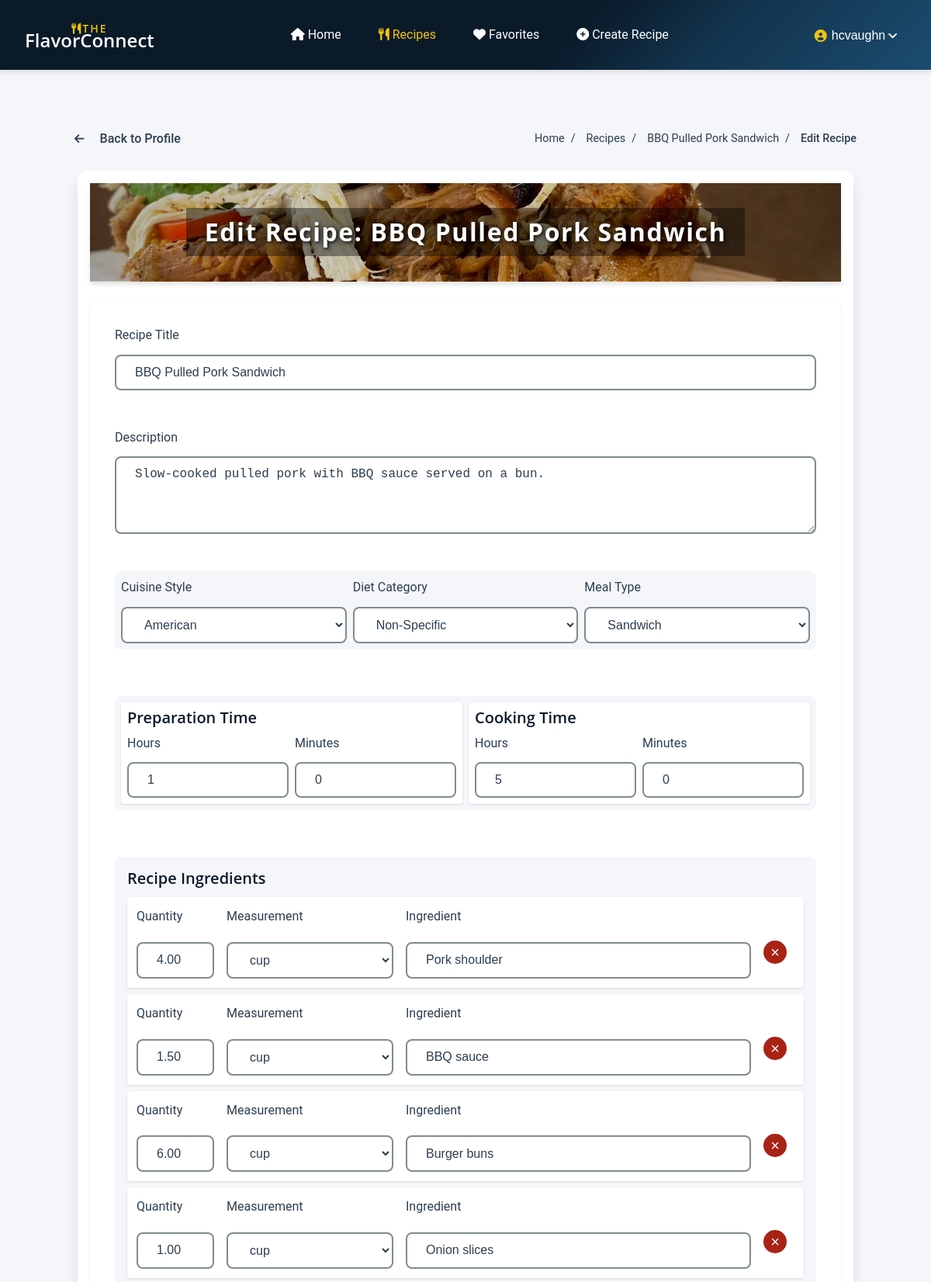
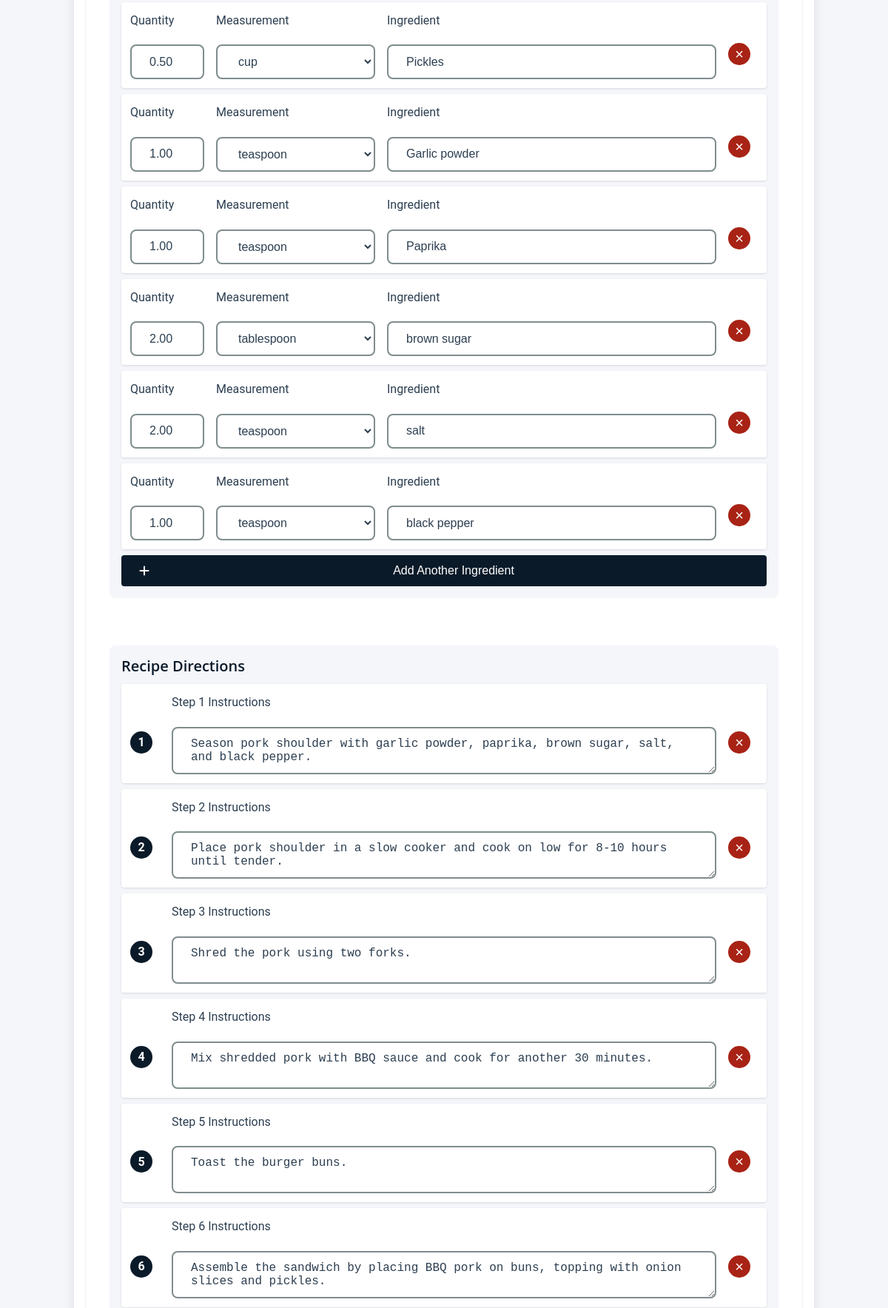
Screenshot of /recipes/edit.php?id=7&ref=profile (signed in, upper part) with the database file from the repository (2 pictures, top to bottom).
### tables this page shows
CREATE TABLE `user_account` (
  `user_id` int UNSIGNED NOT NULL,
  `username` varchar(50) NOT NULL,
  `first_name` varchar(50) NOT NULL,
  `last_name` varchar(50) NOT NULL,
  `email` varchar(100) NOT NULL,
  `password_hash` varchar(255) NOT NULL,
  `user_level` enum('s','a','u') NOT NULL DEFAULT 'u',
  `is_active` tinyint(1) DEFAULT '1',
  `created_at` timestamp NOT NULL DEFAULT CURRENT_TIMESTAMP,
  `updated_at` timestamp NULL DEFAULT NULL ON UPDATE CURRENT_TIMESTAMP
);

CREATE TABLE `recipe` (
  `recipe_id` int UNSIGNED NOT NULL,
  `user_id` int UNSIGNED NOT NULL,
  `title` varchar(100) NOT NULL,
  `description` text,
  `type_id` int UNSIGNED DEFAULT NULL,
  `style_id` int UNSIGNED DEFAULT NULL,
  `diet_id` int UNSIGNED DEFAULT NULL,
  `prep_time` int DEFAULT '0',
  `cook_time` int DEFAULT '0',
  `video_url` varchar(255) DEFAULT NULL,
  `img_file_path` varchar(255) DEFAULT NULL,
  `alt_text` varchar(255) DEFAULT NULL,
  `is_featured` tinyint(1) DEFAULT '0',
  `created_at` timestamp NOT NULL DEFAULT CURRENT_TIMESTAMP,
  `updated_at` timestamp NULL DEFAULT NULL ON UPDATE CURRENT_TIMESTAMP
);

CREATE TABLE `recipe_style` (
  `style_id` int NOT NULL,
  `name` varchar(50) NOT NULL
);

CREATE TABLE `recipe_diet` (
  `diet_id` int NOT NULL,
  `name` varchar(50) NOT NULL
);

CREATE TABLE `recipe_type` (
  `type_id` int NOT NULL,
  `name` varchar(50) NOT NULL
);

CREATE TABLE `recipe_ingredient` (
  `recipe_ingredient_id` int UNSIGNED NOT NULL,
  `recipe_id` int UNSIGNED NOT NULL,
  `ingredient_id` int UNSIGNED NOT NULL,
  `measurement_id` int UNSIGNED NOT NULL,
  `quantity` decimal(10,2) UNSIGNED NOT NULL
);

CREATE TABLE `ingredient` (
  `ingredient_id` int UNSIGNED NOT NULL,
  `recipe_id` int UNSIGNED NOT NULL,
  `name` varchar(255) NOT NULL
);

CREATE TABLE `recipe_step` (
  `step_id` int UNSIGNED NOT NULL,
  `recipe_id` int UNSIGNED NOT NULL,
  `step_number` int NOT NULL,
  `instruction` text NOT NULL
);

### public/recipes/form_fields.php (the view, shortened to what the rows shown need)
<?php
$sql = "SELECT style_id as id, name FROM recipe_style ORDER BY name";
$styles = $db->query($sql)->fetch_all(MYSQLI_ASSOC);
$sql = "SELECT diet_id as id, name FROM recipe_diet ORDER BY name";
$diets = $db->query($sql)->fetch_all(MYSQLI_ASSOC);
$sql = "SELECT type_id as id, name FROM recipe_type ORDER BY name";
$types = $db->query($sql)->fetch_all(MYSQLI_ASSOC);
?>
<div class="form-group">
    <label for="title">Recipe Title</label>
    <input type="text" name="title" id="title" class="form-control<?php echo error_class('title', $errors); ?>" value="<?php echo h($recipe->title ?? ''); ?>" required>
</div>
<div class="form-group">
    <label for="description">Description</label>
    <textarea name="description" id="description" class="form-control<?php echo error_class('description', $errors); ?>" rows="4" required><?php echo h($recipe->description ?? ''); ?></textarea>
</div>
<div class="row categories-row">
    <div class="form-group">
        <label for="style_id">Cuisine Style</label>
        <select name="style_id" id="style_id" class="form-control<?php echo error_class('style_id', $errors); ?>" required>
            <?php foreach($styles as $style) { ?>
                <option value="<?php echo h($style['id']); ?>" <?php if(isset($recipe->style_id) && $recipe->style_id == $style['id']) echo 'selected'; ?>>
                    <?php echo h($style['name']); ?>
                </option>
            <?php } ?>
        </select>
    </div>
    <div class="form-group">
        <label for="diet_id">Diet Category</label>
        <select name="diet_id" id="diet_id" class="form-control<?php echo error_class('diet_id', $errors); ?>" required>
            <?php foreach($diets as $diet) { ?>
                <option value="<?php echo h($diet['id']); ?>" <?php if(isset($recipe->diet_id) && $recipe->diet_id == $diet['id']) echo 'selected'; ?>>
                    <?php echo h($diet['name']); ?>
                </option>
            <?php } ?>
        </select>
    </div>
    <div class="form-group">
        <label for="type_id">Meal Type</label>
        <select name="type_id" id="type_id" class="form-control<?php echo error_class('type_id', $errors); ?>" required>
            <?php foreach($types as $type) { ?>
                <option value="<?php echo h($type['id']); ?>" <?php if(isset($recipe->type_id) && $recipe->type_id == $type['id']) echo 'selected'; ?>>
                    <?php echo h($type['name']); ?>
                </option>
            <?php } ?>
        </select>
    </div>
</div>
<div class="row time-row">
    <div class="time-section">
        <h2 class="h4">Preparation Time</h2>
        <div class="time-inputs">
            <div class="form-group">
                <label for="prep_hours">Hours</label>
                <input type="number" name="prep_hours" id="prep_hours" class="form-control<?php echo error_class('prep_hours', $errors); ?>" min="0"
                       value="<?php echo h(isset($recipe->prep_time) && $recipe->prep_time > 0 ? floor($recipe->prep_time / 3600) : 0); ?>">
            </div>
            <div class="form-group">
                <label for="prep_minutes">Minutes</label>
                <input type="number" name="prep_minutes" id="prep_minutes" class="form-control<?php echo error_class('prep_minutes', $errors); ?>" min="0" max="59"
                       value="<?php echo h(isset($recipe->prep_time) && $recipe->prep_time > 0 ? floor(($recipe->prep_time % 3600) / 60) : 0); ?>">
            </div>
        </div>
    </div>
    <div class="time-section">
        <h2 class="h4">Cooking Time</h2>
        <div class="time-inputs">
            <div class="form-group">
                <label for="cook_hours">Hours</label>
                <input type="number" name="cook_hours" id="cook_hours" class="form-control<?php echo error_class('cook_hours', $errors); ?>" min="0"
                       value="<?php echo h(isset($recipe->cook_time) && $recipe->cook_time > 0 ? floor($recipe->cook_time / 3600) : 0); ?>">
            </div>
            <div class="form-group">
                <label for="cook_minutes">Minutes</label>
                <input type="number" name="cook_minutes" id="cook_minutes" class="form-control<?php echo error_class('cook_minutes', $errors); ?>" min="0" max="59"
                       value="<?php echo h(isset($recipe->cook_time) && $recipe->cook_time > 0 ? floor(($recipe->cook_time % 3600) / 60) : 0); ?>">
            </div>
        </div>
    </div>
</div>
<div class="row ingredients-row">
    <div class="ingredients-section">
        <h2 class="h4">Recipe Ingredients</h2>
        <div id="ingredients-container">
            <?php
            if (isset($ingredients) && !empty($ingredients)) {
                foreach($ingredients as $i => $ingredient) { ?>
                <div class="ingredient-row">
                    <div class="form-group">
                        <label for="quantity_<?php echo $i; ?>">Quantity</label>
                        <input type="number" name="ingredients[<?php echo $i; ?>][quantity]" id="quantity_<?php echo $i; ?>"
                               class="form-control<?php echo error_class('ingredients[' . $i . '][quantity]', $errors); ?>" step="0.01" min="0" value="<?php echo h(get_raw_quantity($ingredient->quantity)); ?>" required>
                    </div>
                    <div class="form-group">
                        <label for="measurement_<?php echo $i; ?>">Measurement</label>
                        <select name="ingredients[<?php echo $i; ?>][measurement_id]" id="measurement_<?php echo $i; ?>" class="form-control<?php echo error_class('ingredients[' . $i . '][measurement_id]', $errors); ?>" required>
                            <?php
                            $measurements = $db->query("SELECT * FROM measurement ORDER BY name");
                            while($measurement = $measurements->fetch_assoc()) {
                                $selected = ($measurement['measurement_id'] == $ingredient->measurement_id) ? 'selected' : '';
                                echo "<option value=\"" . h($measurement['measurement_id']) . "\" {$selected}>" . h($measurement['name']) . "</option>";
                            }
                            ?>
                        </select>
                    </div>
                    <div class="form-group">
                        <label for="ingredient_<?php echo $i; ?>">Ingredient</label>
                        <input type="text" name="ingredients[<?php echo $i; ?>][name]" id="ingredient_<?php echo $i; ?>"
                               class="form-control<?php echo error_class('ingredients[' . $i . '][name]', $errors); ?>" value="<?php echo h($ingredient->name); ?>" required>
                    </div>
                    <button type="button" class="btn btn-danger remove-ingredient">×</button>
                </div>
                <?php }
            } ?>
        </div>
    </div>
</div>
<div class="row directions-row">
    <div class="directions-section">
        <h2 class="h4">Recipe Directions</h2>
        <div id="directions-container">
            <?php
            if (isset($steps) && !empty($steps)) {
                foreach($steps as $i => $step) { ?>
                <div class="direction-row">
                    <span class="step-number"><?php echo $i + 1; ?></span>
                    <div class="form-group">
                        <label for="step_<?php echo $i; ?>">Step <?php echo $i + 1; ?> Instructions</label>
                        <textarea name="steps[<?php echo $i; ?>][instruction]" id="step_<?php echo $i; ?>"
                                  class="form-control<?php echo error_class('steps[' . $i . '][instruction]', $errors); ?>" rows="2" required><?php echo h($step->instruction); ?></textarea>
                    </div>
                    <button type="button" class="btn btn-danger remove-step">×</button>
                </div>
                <?php }
            } ?>
        </div>
    </div>
</div>

### private/shared/member_header.php (shortened to what the rows shown need)
<!DOCTYPE html>
<html lang="en" class="no-js">
<head>
    <link rel="stylesheet" href="<?php echo url_for('/assets/css/main.css?v=' . time()); ?>">
    <link rel="stylesheet" href="https://cdnjs.cloudflare.com/ajax/libs/font-awesome/6.0.0/css/all.min.css">
    <link rel="stylesheet" href="<?php echo url_for('/assets/css/components/header.css?v=1.0'); ?>">
    <link rel="stylesheet" href="<?php echo url_for('/assets/css/components/member-header.css?v=1.0'); ?>">
    <link rel="stylesheet" href="<?php echo url_for('/assets/css/components/footer.css?v=1.0'); ?>">
    <link rel="stylesheet" href="<?php echo url_for('/assets/css/components/recipe-card.css?v=1.0'); ?>">
    <link rel="stylesheet" href="<?php echo url_for('/assets/css/components/forms.css?v=1.0'); ?>">
    <link rel="stylesheet" href="<?php echo url_for('/assets/css/components/unified-navigation.css?v=1.0'); ?>">
    <?php if(isset($page_style)) { ?>
    <link rel="stylesheet" href="<?php echo url_for('/assets/css/pages/' . $page_style . '.css?v=' . time()); ?>">
    <?php } ?>
</head>
<body>
    <header class="header" role="banner">
        <div class="header-grid">
            <div class="logo">
                <a href="<?php echo url_for('/index.php'); ?>" aria-label="FlavorConnect Home">
                    <h1>FlavorConnect</h1>
                </a>
            </div>
            <div class="user-section">
                <?php
                $current_user = User::find_by_id($session->get_user_id());
                $username = $current_user ? h($current_user->username) : 'Guest';
                ?>
                <div class="user-menu js-enabled">
                    <button class="user-menu-button" aria-expanded="false" aria-haspopup="true">
                        <span class="username"><i class="fas fa-user-circle" aria-hidden="true"></i> <?php echo $username; ?></span>
                    </button>
                </div>
            </div>
        </div>
    </header>
    <main class="main-content">

### public/recipes/edit.php (shortened to what the rows shown need)
<?php
require_once('../../private/core/initialize.php');
$page_style = 'recipe-crud';
include(SHARED_PATH . '/member_header.php');
$id = $_GET['id'];
$recipe = Recipe::find_by_id($id);
$ingredients = RecipeIngredient::find_by_recipe_id($recipe->recipe_id);
$steps = RecipeStep::find_by_recipe_id($recipe->recipe_id);
$recipe->ingredients = [];
$recipe->instructions = [];
if (!empty($ingredients)) {
    foreach ($ingredients as $ingredient) {
        $recipe->ingredients[] = [
            'ingredient_id' => $ingredient->ingredient_id,
            'recipe_id' => $ingredient->recipe_id,
            'name' => $ingredient->name,
            'quantity' => $ingredient->quantity,
            'measurement_id' => $ingredient->measurement_id
        ];
    }
}
if (!empty($steps)) {
    foreach ($steps as $step) {
        $recipe->instructions[] = [
            'step_id' => $step->step_id,
            'recipe_id' => $step->recipe_id,
            'instruction' => $step->instruction,
            'step_number' => $step->step_number
        ];
    }
}
$errors = [];
?>
<main class="main-content">
    <div class="recipe-form">
        <header class="page-header with-recipe-banner" id="recipe-header" <?php
            if($recipe->img_file_path) {
                echo 'style="background-image: url(\'' . url_for($recipe->get_image_path('banner')) . '\');"';
            }
        ?>>
            <h1>Edit Recipe: <?php echo h($recipe->title); ?></h1>
        </header>
        <form action="<?php echo url_for('/recipes/edit.php?id=' . h(u($id))); ?>" method="post" enctype="multipart/form-data">
            <?php include('form_fields.php'); ?>
        </form>
    </div>
</main>
<?php include(SHARED_PATH . '/footer.php'); ?>

### rows the page displays
user_account: username "hcvaughn"
recipe: img_file_path (picture), title "BBQ Pulled Pork Sandwich", description "Slow-cooked pulled pork with BBQ sauce served on a bun.", style_id "American", diet_id "Non-Specific", type_id "Sandwich", prep_hours "1", prep_minutes "0", cook_hours "5", cook_minutes "0"
recipe_ingredient: quantity "4.00", ingredient.name "Pork shoulder"
recipe_ingredient: quantity "1.50", ingredient.name "BBQ sauce"
recipe_ingredient: quantity "6.00", ingredient.name "Burger buns"
recipe_ingredient: quantity "1.00", ingredient.name "Onion slices"
recipe_ingredient: quantity "0.50", ingredient.name "Pickles"
recipe_ingredient: quantity "1.00", ingredient.name "Garlic powder"
recipe_ingredient: quantity "1.00", ingredient.name "Paprika"
recipe_ingredient: quantity "2.00", ingredient.name "brown sugar"
recipe_ingredient: quantity "2.00", ingredient.name "salt"
recipe_ingredient: quantity "1.00", ingredient.name "black pepper"
recipe_step: instruction "Season pork shoulder with garlic powder, paprika, brown sugar, salt, and black pepper."
recipe_step: instruction "Place pork shoulder in a slow cooker and cook on low for 8-10 hours until tender."
recipe_step: instruction "Shred the pork using two forks."
recipe_step: instruction "Mix shredded pork with BBQ sauce and cook for another 30 minutes."
recipe_step: instruction "Toast the burger buns."
recipe_step: instruction "Assemble the sandwich by placing BBQ pork on buns, topping with onion slices and pickles."

### other values shown
$back_text "Back to Profile"
$crumb['label'] "Home"
$crumb['label'] "Recipes"
$crumb['label'] "BBQ Pulled Pork Sandwich"
$crumb['label'] "Edit Recipe"
form field value "cup"
form field value "teaspoon"
form field value "tablespoon"
